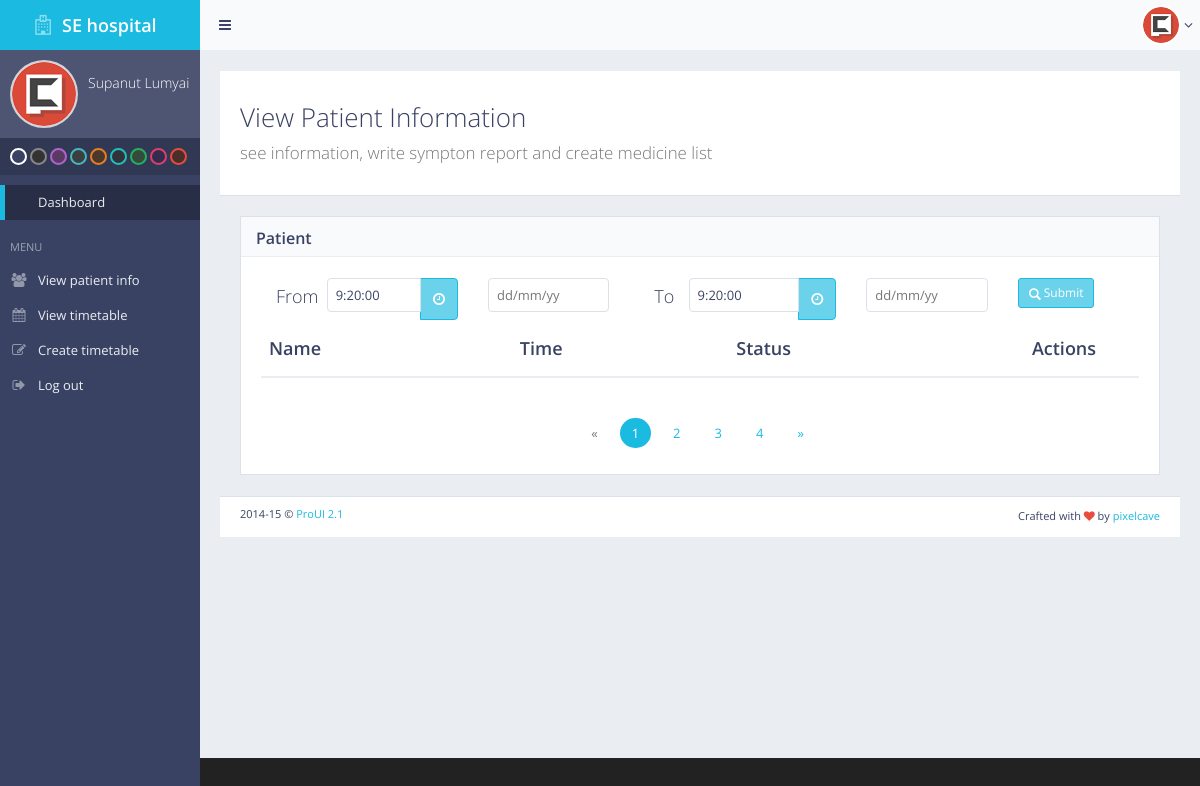
Before: /visit/nurse/view with the older database file.
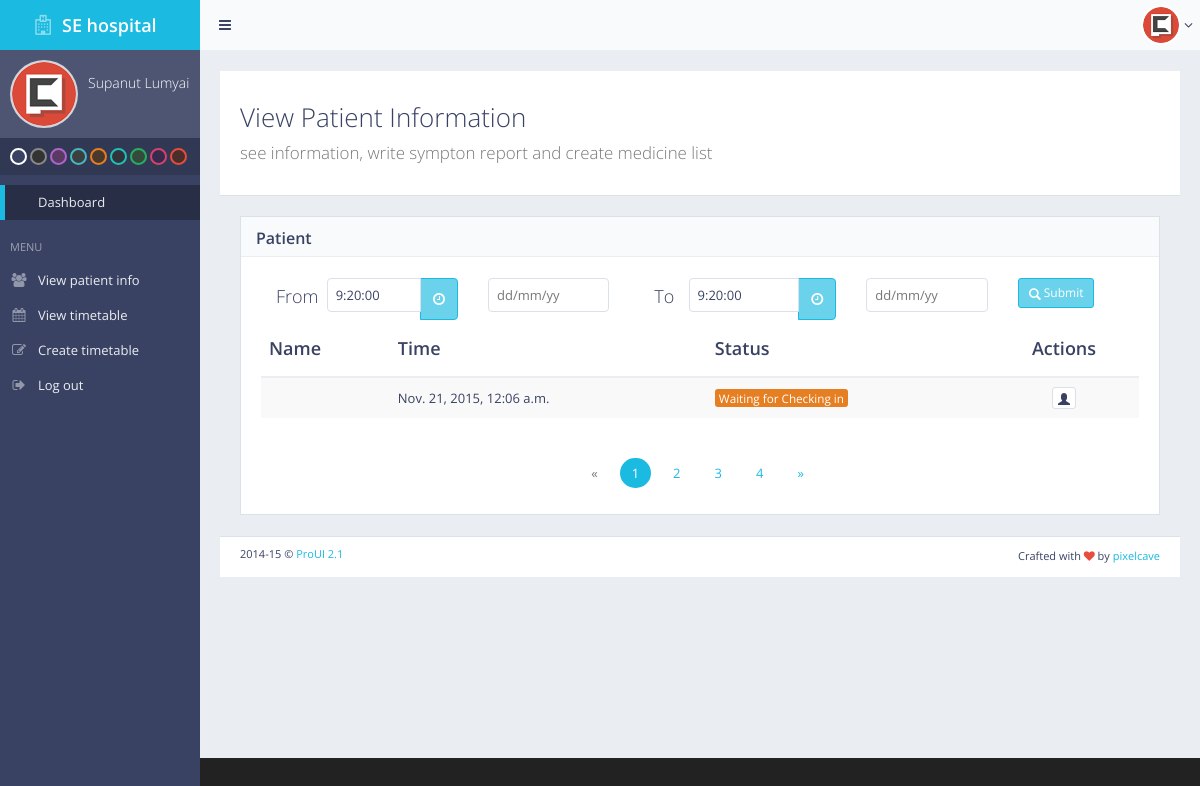
After: the same page with the newer database file.
### Visit/models.py (models this page shows)
class PatientVisitInfo(models.Model):
	appointment=models.OneToOneField(Appointment, primary_key=True)
	weight=models.DecimalField(max_digits=4, decimal_places=1, validators=['weightTooMuch'], null=True)
	height=models.DecimalField(max_digits=4, decimal_places=1, null=True)
	pulse=models.IntegerField(null=True)
	systolic=models.IntegerField(null=True)
	diastolic=models.IntegerField(null=True)
	status=models.IntegerField()
	lastUpdate=models.DateTimeField(auto_now=True)
	note=models.CharField(max_length=200, null=True)
	medicines=models.ManyToManyField(Medicine,through='Prescription')
	diseases=models.ManyToManyField(Disease)

### Visit/roles/nurse/views.py (the view)
def view(request):
	return render(request, 'nurse/view.html',{'table':PatientVisitInfo.objects.filter(
		 lastUpdate__day=datetime.now().day,
		 lastUpdate__month=datetime.now().month,
		 lastUpdate__year=datetime.now().year,
		 status=0
	)})

### Visit/roles/nurse/view.html (shortened to what the changed rows need)
{% extends "theme/base.html" %}
{% load staticfiles %}
{% block content %}
                <div id="page-content">
                    <div class="content-header">
                        <div class="header-section animation-stretchRight">
                            <h1>
                                View Patient Information<br><small>see information, write sympton report and create medicine list </small>
                            </h1>
                        </div>
                    </div>
                    <div class="block">
                        <div class="block-title">
                            <h2><strong>Patient</strong></h2>
                        </div>
                        <div class="table-responsive">
                            <table class="table table-vcenter table-striped">
                                <thead>
                                    <tr>
                                        <th>Name</th>
                                        <th>Time</th>
                                        <th>Status</th>
                                        <th style="width: 150px;" class="text-center">Actions</th>
                                    </tr>
                                </thead>
                                <tbody>
{% for row in table %}
                                    <tr>
                                        <td><a href="#">{{row.appointment.patient.ptname}} {{row.appointment.patient.ptsurname}}</a></td>
                                        <td>{{row.lastUpdate}}</td>
                                        <td><a href="javascript:void(0)"
                                            {% if row.status == 3 %}
                                            class="label label-success">Done</a>
                                            {% elif row.status == 2 %}
                                            class="label label-info">Waiting for Medicine</a>
                                            {% elif row.status == 1 %}
                                            class="label label-info">Waiting for Diagnose</a>
                                            {% elif row.status == 0 %}
                                            class="label label-warning">Waiting for Checking in</a>
                                            {% endif %}
                                        </td>
                                        <td class="text-center">
                                            <div class="btn-group btn-group-xs">
                                                <a class="btn btn-alt btn-default" href="{% url "visit:nurse-edit" row.appointment.id %}" data-toggle="modal" type="button" title="" data-original-title="see info"><i class="hi hi-user"></i></a>
                                            </div>
                                        </td>
                                    </tr>
{% endfor %}
                                </tbody>
                            </table>
                        </div>
                    </div>
                </div>
            </div>
        </div>
{% endblock %}

Changed rows visible on the page:
added PatientVisitInfo: lastUpdate "Nov. 21, 2015, 12:06 a.m.", status "Waiting for Checking in"
